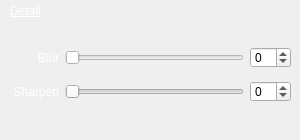
            <widget class="QWidget" name="DetailWidget" native="true">
             <property name="sizePolicy">
              <sizepolicy hsizetype="Fixed" vsizetype="Fixed">
               <horstretch>0</horstretch>
               <verstretch>0</verstretch>
              </sizepolicy>
             </property>
             <property name="minimumSize">
              <size>
               <width>300</width>
               <height>140</height>
              </size>
             </property>
             <widget class="QLabel" name="label_28">
              <property name="geometry">
               <rect>
                <x>10</x>
                <y>-5</y>
                <width>111</width>
                <height>31</height>
               </rect>
              </property>
              <property name="styleSheet">
               <string notr="true">font: 75 13pt &quot;Calibri&quot;;
text-decoration: underline;
color: rgb(255, 255, 255);</string>
              </property>
              <property name="text">
               <string>Detail</string>
              </property>
             </widget>
             <widget class="QWidget" name="layoutWidget5">
              <property name="geometry">
               <rect>
                <x>10</x>
                <y>40</y>
                <width>281</width>
                <height>71</height>
               </rect>
              </property>
              <layout class="QGridLayout" name="gridLayout_4" rowstretch="1,1" columnstretch="3,11,1">
               <item row="0" column="2">
                <widget class="QSpinBox" name="spinBox_14">
                 <property name="maximumSize">
                  <size>
                   <width>41</width>
                   <height>21</height>
                  </size>
                 </property>
                 <property name="minimum">
                  <number>-100</number>
                 </property>
                 <property name="maximum">
                  <number>100</number>
                 </property>
                 <property name="value">
                  <number>0</number>
                 </property>
                </widget>
               </item>
               <item row="0" column="0">
                <widget class="QLabel" name="label_29">
                 <property name="styleSheet">
                  <string notr="true">font: 10pt &quot;Calibri&quot;;
color: rgb(255, 255, 255);</string>
                 </property>
                 <property name="text">
                  <string>Blur</string>
                 </property>
                 <property name="alignment">
                  <set>Qt::AlignRight|Qt::AlignTrailing|Qt::AlignVCenter</set>
                 </property>
                </widget>
               </item>
               <item row="1" column="0">
                <widget class="QLabel" name="label_31">
                 <property name="styleSheet">
                  <string notr="true">font: 10pt &quot;Calibri&quot;;
color: rgb(255, 255, 255);</string>
                 </property>
                 <property name="text">
                  <string>Sharpen</string>
                 </property>
                 <property name="alignment">
                  <set>Qt::AlignRight|Qt::AlignTrailing|Qt::AlignVCenter</set>
                 </property>
                </widget>
               </item>
               <item row="0" column="1">
                <widget class="QSlider" name="blur">
                 <property name="palette">
                  <palette>
                   <active>
                    <colorrole role="WindowText">
                     <brush brushstyle="SolidPattern">
                      <color alpha="255">
                       <red>0</red>
                       <green>0</green>
                       <blue>0</blue>
                      </color>
                     </brush>
                    </colorrole>
                    <colorrole role="Button">
                     <brush brushstyle="SolidPattern">
                      <color alpha="255">
                       <red>255</red>
                       <green>255</green>
                       <blue>255</blue>
                      </color>
                     </brush>
                    </colorrole>
                    <colorrole role="Light">
                     <brush brushstyle="SolidPattern">
                      <color alpha="255">
                       <red>255</red>
                       <green>255</green>
                       <blue>255</blue>
                      </color>
                     </brush>
                    </colorrole>
                    <colorrole role="Midlight">
                     <brush brushstyle="SolidPattern">
                      <color alpha="255">
                       <red>255</red>
                       <green>255</green>
                       <blue>255</blue>
                      </color>
                     </brush>
                    </colorrole>
                    <colorrole role="Dark">
                     <brush brushstyle="SolidPattern">
                      <color alpha="255">
                       <red>127</red>
                       <green>127</green>
                       <blue>127</blue>
                      </color>
                     </brush>
                    </colorrole>
                    <colorrole role="Mid">
                     <brush brushstyle="SolidPattern">
                      <color alpha="255">
                       <red>170</red>
                       <green>170</green>
                       <blue>170</blue>
                      </color>
                     </brush>
                    </colorrole>
                    <colorrole role="Text">
                     <brush brushstyle="SolidPattern">
                      <color alpha="255">
                       <red>0</red>
                       <green>0</green>
                       <blue>0</blue>
                      </color>
                     </brush>
                    </colorrole>
                    <colorrole role="BrightText">
                     <brush brushstyle="SolidPattern">
                      <color alpha="255">
                       <red>255</red>
                       <green>255</green>
                       <blue>255</blue>
                      </color>
                     </brush>
                    </colorrole>
                    <colorrole role="ButtonText">
                     <brush brushstyle="SolidPattern">
                      <color alpha="255">
                       <red>0</red>
                       <green>0</green>
                       <blue>0</blue>
                      </color>
                     </brush>
                    </colorrole>
                    <colorrole role="Base">
                     <brush brushstyle="SolidPattern">
                      <color alpha="255">
                       <red>255</red>
                       <green>255</green>
                       <blue>255</blue>
                      </color>
                     </brush>
                    </colorrole>
                    <colorrole role="Window">
                     <brush brushstyle="SolidPattern">
                      <color alpha="255">
                       <red>255</red>
                       <green>255</green>
                       <blue>255</blue>
                      </color>
                     </brush>
                    </colorrole>
                    <colorrole role="Shadow">
                     <brush brushstyle="SolidPattern">
                      <color alpha="255">
                       <red>0</red>
                       <green>0</green>
                       <blue>0</blue>
                      </color>
                     </brush>
                    </colorrole>
                    <colorrole role="AlternateBase">
                     <brush brushstyle="SolidPattern">
                      <color alpha="255">
                       <red>255</red>
                       <green>255</green>
                       <blue>255</blue>
                      </color>
                     </brush>
                    </colorrole>
                    <colorrole role="ToolTipBase">
                     <brush brushstyle="SolidPattern">
                      <color alpha="255">
                       <red>255</red>
                       <green>255</green>
                       <blue>220</blue>
                      </color>
                     </brush>
                    </colorrole>
                    <colorrole role="ToolTipText">
                     <brush brushstyle="SolidPattern">
                      <color alpha="255">
                       <red>0</red>
                       <green>0</green>
                       <blue>0</blue>
                      </color>
                     </brush>
                    </colorrole>
                   </active>
                   <inactive>
                    <colorrole role="WindowText">
                     <brush brushstyle="SolidPattern">
                      <color alpha="255">
                       <red>0</red>
                       <green>0</green>
                       <blue>0</blue>
                      </color>
                     </brush>
                    </colorrole>
                    <colorrole role="Button">
                     <brush brushstyle="SolidPattern">
                      <color alpha="255">
                       <red>255</red>
                       <green>255</green>
                       <blue>255</blue>
                      </color>
                     </brush>
                    </colorrole>
                    <colorrole role="Light">
                     <brush brushstyle="SolidPattern">
                      <color alpha="255">
                       <red>255</red>
                       <green>255</green>
                       <blue>255</blue>
                      </color>
                     </brush>
                    </colorrole>
                    <colorrole role="Midlight">
                     <brush brushstyle="SolidPattern">
                      <color alpha="255">
                       <red>255</red>
                       <green>255</green>
                       <blue>255</blue>
                      </color>
                     </brush>
                    </colorrole>
                    <colorrole role="Dark">
                     <brush brushstyle="SolidPattern">
                      <color alpha="255">
                       <red>127</red>
                       <green>127</green>
                       <blue>127</blue>
                      </color>
                     </brush>
                    </colorrole>
                    <colorrole role="Mid">
                     <brush brushstyle="SolidPattern">
                      <color alpha="255">
                       <red>170</red>
                       <green>170</green>
                       <blue>170</blue>
                      </color>
                     </brush>
                    </colorrole>
                    <colorrole role="Text">
                     <brush brushstyle="SolidPattern">
                      <color alpha="255">
                       <red>0</red>
                       <green>0</green>
                       <blue>0</blue>
                      </color>
                     </brush>
                    </colorrole>
                    <colorrole role="BrightText">
                     <brush brushstyle="SolidPattern">
                      <color alpha="255">
                       <red>255</red>
                       <green>255</green>
                       <blue>255</blue>
                      </color>
                     </brush>
                    </colorrole>
                    <colorrole role="ButtonText">
                     <brush brushstyle="SolidPattern">
                      <color alpha="255">
                       <red>0</red>
                       <green>0</green>
                       <blue>0</blue>
                      </color>
                     </brush>
                    </colorrole>
                    <colorrole role="Base">
                     <brush brushstyle="SolidPattern">
                      <color alpha="255">
                       <red>255</red>
                       <green>255</green>
                       <blue>255</blue>
                      </color>
                     </brush>
                    </colorrole>
                    <colorrole role="Window">
                     <brush brushstyle="SolidPattern">
                      <color alpha="255">
                       <red>255</red>
                       <green>255</green>
                       <blue>255</blue>
                      </color>
                     </brush>
                    </colorrole>
                    <colorrole role="Shadow">
                     <brush brushstyle="SolidPattern">
                      <color alpha="255">
                       <red>0</red>
                       <green>0</green>
                       <blue>0</blue>
                      </color>
                     </brush>
                    </colorrole>
                    <colorrole role="AlternateBase">
                     <brush brushstyle="SolidPattern">
                      <color alpha="255">
                       <red>255</red>
                       <green>255</green>
                       <blue>255</blue>
                      </color>
                     </brush>
                    </colorrole>
                    <colorrole role="ToolTipBase">
                     <brush brushstyle="SolidPattern">
                      <color alpha="255">
                       <red>255</red>
                       <green>255</green>
                       <blue>220</blue>
                      </color>
                     </brush>
                    </colorrole>
                    <colorrole role="ToolTipText">
                     <brush brushstyle="SolidPattern">
                      <color alpha="255">
                       <red>0</red>
                       <green>0</green>
                       <blue>0</blue>
                      </color>
                     </brush>
                    </colorrole>
                   </inactive>
                   <disabled>
                    <colorrole role="WindowText">
                     <brush brushstyle="SolidPattern">
                      <color alpha="255">
                       <red>127</red>
                       <green>127</green>
                       <blue>127</blue>
                      </color>
                     </brush>
                    </colorrole>
                    <colorrole role="Button">
                     <brush brushstyle="SolidPattern">
                      <color alpha="255">
                       <red>255</red>
                       <green>255</green>
                       <blue>255</blue>
                      </color>
                     </brush>
                    </colorrole>
                    <colorrole role="Light">
                     <brush brushstyle="SolidPattern">
                      <color alpha="255">
                       <red>255</red>
                       <green>255</green>
                       <blue>255</blue>
                      </color>
                     </brush>
                    </colorrole>
                    <colorrole role="Midlight">
                     <brush brushstyle="SolidPattern">
                      <color alpha="255">
                       <red>255</red>
                       <green>255</green>
                       <blue>255</blue>
                      </color>
                     </brush>
                    </colorrole>
                    <colorrole role="Dark">
                     <brush brushstyle="SolidPattern">
                      <color alpha="255">
                       <red>127</red>
                       <green>127</green>
                       <blue>127</blue>
                      </color>
                     </brush>
                    </colorrole>
                    <colorrole role="Mid">
                     <brush brushstyle="SolidPattern">
                      <color alpha="255">
                       <red>170</red>
                       <green>170</green>
                       <blue>170</blue>
                      </color>
                     </brush>
                    </colorrole>
                    <colorrole role="Text">
                     <brush brushstyle="SolidPattern">
                      <color alpha="255">
                       <red>127</red>
                       <green>127</green>
                       <blue>127</blue>
                      </color>
                     </brush>
                    </colorrole>
                    <colorrole role="BrightText">
                     <brush brushstyle="SolidPattern">
                      <color alpha="255">
                       <red>255</red>
                       <green>255</green>
                       <blue>255</blue>
                      </color>
                     </brush>
                    </colorrole>
                    <colorrole role="ButtonText">
                     <brush brushstyle="SolidPattern">
                      <color alpha="255">
                       <red>127</red>
                       <green>127</green>
                       <blue>127</blue>
                      </color>
                     </brush>
                    </colorrole>
                    <colorrole role="Base">
                     <brush brushstyle="SolidPattern">
                      <color alpha="255">
                       <red>255</red>
                       <green>255</green>
                       <blue>255</blue>
                      </color>
                     </brush>
                    </colorrole>
                    <colorrole role="Window">
                     <brush brushstyle="SolidPattern">
                      <color alpha="255">
                       <red>255</red>
                       <green>255</green>
                       <blue>255</blue>
                      </color>
                     </brush>
                    </colorrole>
                    <colorrole role="Shadow">
                     <brush brushstyle="SolidPattern">
                      <color alpha="255">
                       <red>0</red>
                       <green>0</green>
                       <blue>0</blue>
                      </color>
                     </brush>
                    </colorrole>
                    <colorrole role="AlternateBase">
                     <brush brushstyle="SolidPattern">
                      <color alpha="255">
                       <red>255</red>
                       <green>255</green>
                       <blue>255</blue>
                      </color>
                     </brush>
                    </colorrole>
                    <colorrole role="ToolTipBase">
                     <brush brushstyle="SolidPattern">
                      <color alpha="255">
                       <red>255</red>
                       <green>255</green>
                       <blue>220</blue>
                      </color>
                     </brush>
                    </colorrole>
                    <colorrole role="ToolTipText">
                     <brush brushstyle="SolidPattern">
                      <color alpha="255">
                       <red>0</red>
                       <green>0</green>
                       <blue>0</blue>
                      </color>
                     </brush>
                    </colorrole>
                   </disabled>
                  </palette>
                 </property>
                 <property name="minimum">
                  <number>0</number>
                 </property>
                 <property name="maximum">
                  <number>50</number>
                 </property>
                 <property name="singleStep">
                  <number>2</number>
                 </property>
                 <property name="orientation">
                  <enum>Qt::Horizontal</enum>
                 </property>
                 <property name="tickPosition">
                  <enum>QSlider::NoTicks</enum>
                 </property>
                </widget>
               </item>
               <item row="1" column="1">
                <widget class="QSlider" name="sharpen">
                 <property name="minimum">
                  <number>0</number>
                 </property>
                 <property name="maximum">
                  <number>50</number>
                 </property>
                 <property name="orientation">
                  <enum>Qt::Horizontal</enum>
                 </property>
                 <property name="tickPosition">
                  <enum>QSlider::NoTicks</enum>
                 </property>
                </widget>
               </item>
               <item row="1" column="2">
                <widget class="QSpinBox" name="spinBox_16">
                 <property name="maximumSize">
                  <size>
                   <width>41</width>
                   <height>21</height>
                  </size>
                 </property>
                 <property name="minimum">
                  <number>-100</number>
                 </property>
                 <property name="maximum">
                  <number>100</number>
                 </property>
                </widget>
               </item>
              </layout>
             </widget>
            </widget>
